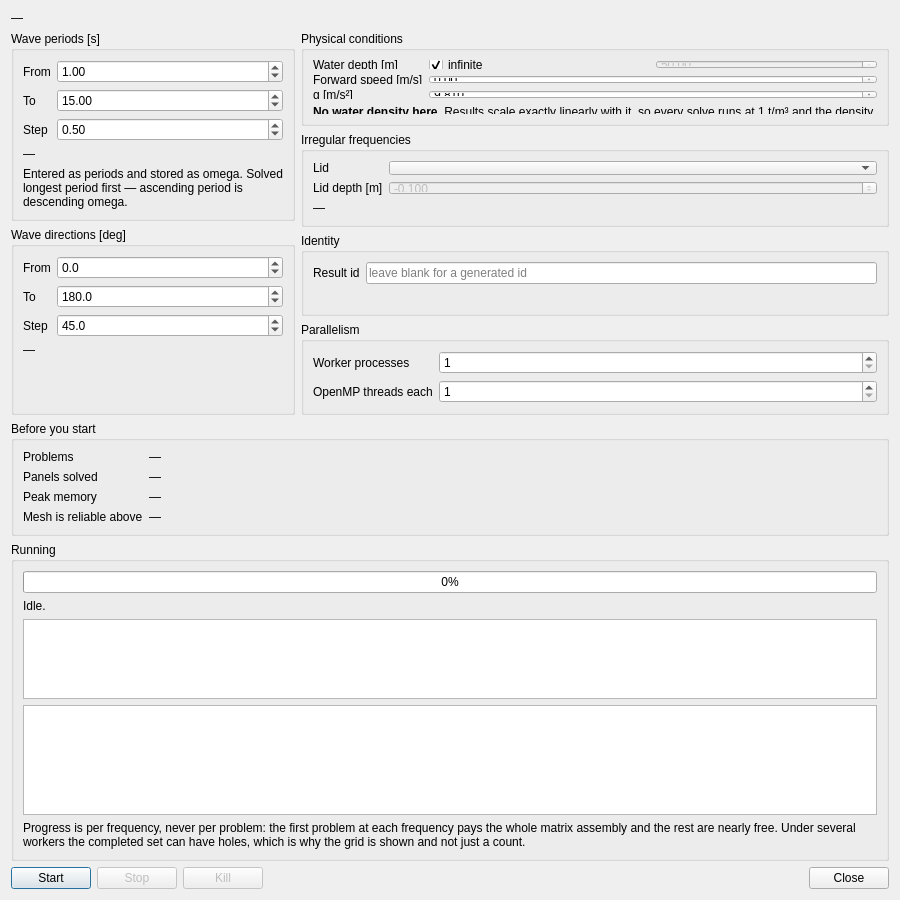
<?xml version="1.0" encoding="UTF-8"?>
<ui version="4.0">
 <class>DlgSolve</class>
 <widget class="QDialog" name="DlgSolve">
  <property name="geometry">
   <rect>
    <x>0</x>
    <y>0</y>
    <width>900</width>
    <height>720</height>
   </rect>
  </property>
  <property name="windowTitle">
   <string>Solve</string>
  </property>
  <layout class="QVBoxLayout" name="root">
   <item>
    <widget class="QLabel" name="lblHeading">
     <property name="text">
      <string>—</string>
     </property>
     <property name="wordWrap">
      <bool>true</bool>
     </property>
     <property name="textFormat">
      <enum>Qt::RichText</enum>
     </property>
    </widget>
   </item>
   <item>
    <layout class="QHBoxLayout" name="layoutColumns">
     <item>
      <layout class="QVBoxLayout" name="layoutLeft">
       <item>
        <widget class="QGroupBox" name="groupPeriods">
         <property name="title">
          <string>Wave periods [s]</string>
         </property>
         <layout class="QFormLayout" name="formPeriods">
          <item row="0" column="0">
           <widget class="QLabel" name="lblPeriodFromCaption">
            <property name="text">
             <string>From</string>
            </property>
           </widget>
          </item>
          <item row="0" column="1">
           <widget class="QDoubleSpinBox" name="spinPeriodFrom">
            <property name="decimals">
             <number>2</number>
            </property>
            <property name="minimum">
             <double>0.100000000000000</double>
            </property>
            <property name="maximum">
             <double>1000.000000000000000</double>
            </property>
            <property name="value">
             <double>1.000000000000000</double>
            </property>
           </widget>
          </item>
          <item row="1" column="0">
           <widget class="QLabel" name="lblPeriodToCaption">
            <property name="text">
             <string>To</string>
            </property>
           </widget>
          </item>
          <item row="1" column="1">
           <widget class="QDoubleSpinBox" name="spinPeriodTo">
            <property name="decimals">
             <number>2</number>
            </property>
            <property name="minimum">
             <double>0.100000000000000</double>
            </property>
            <property name="maximum">
             <double>1000.000000000000000</double>
            </property>
            <property name="value">
             <double>15.000000000000000</double>
            </property>
           </widget>
          </item>
          <item row="2" column="0">
           <widget class="QLabel" name="lblPeriodStepCaption">
            <property name="text">
             <string>Step</string>
            </property>
           </widget>
          </item>
          <item row="2" column="1">
           <widget class="QDoubleSpinBox" name="spinPeriodStep">
            <property name="decimals">
             <number>2</number>
            </property>
            <property name="minimum">
             <double>0.010000000000000</double>
            </property>
            <property name="maximum">
             <double>1000.000000000000000</double>
            </property>
            <property name="value">
             <double>0.500000000000000</double>
            </property>
           </widget>
          </item>
          <item row="3" column="0" colspan="2">
           <widget class="QLabel" name="lblPeriodList">
            <property name="text">
             <string>—</string>
            </property>
            <property name="wordWrap">
             <bool>true</bool>
            </property>
            <property name="textFormat">
             <enum>Qt::RichText</enum>
            </property>
           </widget>
          </item>
          <item row="4" column="0" colspan="2">
           <widget class="QLabel" name="lblPeriodHint">
            <property name="text">
             <string>Entered as periods and stored as omega. Solved longest period first — ascending period is descending omega.</string>
            </property>
            <property name="wordWrap">
             <bool>true</bool>
            </property>
           </widget>
          </item>
         </layout>
        </widget>
       </item>
       <item>
        <widget class="QGroupBox" name="groupDirections">
         <property name="title">
          <string>Wave directions [deg]</string>
         </property>
         <layout class="QFormLayout" name="formDirections">
          <item row="0" column="0">
           <widget class="QLabel" name="lblDirFromCaption">
            <property name="text">
             <string>From</string>
            </property>
           </widget>
          </item>
          <item row="0" column="1">
           <widget class="QDoubleSpinBox" name="spinDirFrom">
            <property name="decimals">
             <number>1</number>
            </property>
            <property name="minimum">
             <double>-360.000000000000000</double>
            </property>
            <property name="maximum">
             <double>360.000000000000000</double>
            </property>
            <property name="value">
             <double>0.000000000000000</double>
            </property>
           </widget>
          </item>
          <item row="1" column="0">
           <widget class="QLabel" name="lblDirToCaption">
            <property name="text">
             <string>To</string>
            </property>
           </widget>
          </item>
          <item row="1" column="1">
           <widget class="QDoubleSpinBox" name="spinDirTo">
            <property name="decimals">
             <number>1</number>
            </property>
            <property name="minimum">
             <double>-360.000000000000000</double>
            </property>
            <property name="maximum">
             <double>360.000000000000000</double>
            </property>
            <property name="value">
             <double>180.000000000000000</double>
            </property>
           </widget>
          </item>
          <item row="2" column="0">
           <widget class="QLabel" name="lblDirStepCaption">
            <property name="text">
             <string>Step</string>
            </property>
           </widget>
          </item>
          <item row="2" column="1">
           <widget class="QDoubleSpinBox" name="spinDirStep">
            <property name="decimals">
             <number>1</number>
            </property>
            <property name="minimum">
             <double>0.100000000000000</double>
            </property>
            <property name="maximum">
             <double>360.000000000000000</double>
            </property>
            <property name="value">
             <double>45.000000000000000</double>
            </property>
           </widget>
          </item>
          <item row="3" column="0" colspan="2">
           <widget class="QLabel" name="lblDirList">
            <property name="text">
             <string>—</string>
            </property>
            <property name="wordWrap">
             <bool>true</bool>
            </property>
            <property name="textFormat">
             <enum>Qt::RichText</enum>
            </property>
           </widget>
          </item>
         </layout>
        </widget>
       </item>
      </layout>
     </item>
     <item>
      <layout class="QVBoxLayout" name="layoutRight">
       <item>
        <widget class="QGroupBox" name="groupPhysical">
         <property name="title">
          <string>Physical conditions</string>
         </property>
         <layout class="QFormLayout" name="formPhysical">
          <item row="0" column="0">
           <widget class="QLabel" name="lblDepthCaption">
            <property name="text">
             <string>Water depth [m]</string>
            </property>
           </widget>
          </item>
          <item row="0" column="1">
           <layout class="QHBoxLayout" name="layoutDepth">
            <item>
             <widget class="QCheckBox" name="chkInfiniteDepth">
              <property name="text">
               <string>infinite</string>
              </property>
              <property name="checked">
               <bool>true</bool>
              </property>
             </widget>
            </item>
            <item>
             <widget class="QDoubleSpinBox" name="spinDepth">
              <property name="enabled">
               <bool>false</bool>
              </property>
              <property name="decimals">
               <number>2</number>
              </property>
              <property name="minimum">
               <double>0.100000000000000</double>
              </property>
              <property name="maximum">
               <double>100000.000000000000000</double>
              </property>
              <property name="value">
               <double>50.000000000000000</double>
              </property>
             </widget>
            </item>
           </layout>
          </item>
          <item row="1" column="0">
           <widget class="QLabel" name="lblSpeedCaption">
            <property name="text">
             <string>Forward speed [m/s]</string>
            </property>
           </widget>
          </item>
          <item row="1" column="1">
           <widget class="QDoubleSpinBox" name="spinSpeed">
            <property name="decimals">
             <number>2</number>
            </property>
            <property name="maximum">
             <double>100.000000000000000</double>
            </property>
           </widget>
          </item>
          <item row="2" column="0">
           <widget class="QLabel" name="lblGCaption">
            <property name="text">
             <string>g [m/s²]</string>
            </property>
           </widget>
          </item>
          <item row="2" column="1">
           <widget class="QDoubleSpinBox" name="spinG">
            <property name="decimals">
             <number>3</number>
            </property>
            <property name="minimum">
             <double>0.100000000000000</double>
            </property>
            <property name="maximum">
             <double>100.000000000000000</double>
            </property>
            <property name="singleStep">
             <double>0.010000000000000</double>
            </property>
            <property name="value">
             <double>9.810000000000000</double>
            </property>
           </widget>
          </item>
          <item row="3" column="0" colspan="2">
           <widget class="QLabel" name="lblDensityNote">
            <property name="text">
             <string>&lt;b&gt;No water density here.&lt;/b&gt; Results scale exactly linearly with it, so every solve runs at 1 t/m³ and the density is chosen when a database is delivered. One solve then serves salt water, fresh water and anything else.</string>
            </property>
            <property name="wordWrap">
             <bool>true</bool>
            </property>
            <property name="textFormat">
             <enum>Qt::RichText</enum>
            </property>
           </widget>
          </item>
         </layout>
        </widget>
       </item>
       <item>
        <widget class="QGroupBox" name="groupLid">
         <property name="title">
          <string>Irregular frequencies</string>
         </property>
         <layout class="QFormLayout" name="formLid">
          <item row="0" column="0">
           <widget class="QLabel" name="lblLidCaption">
            <property name="text">
             <string>Lid</string>
            </property>
           </widget>
          </item>
          <item row="0" column="1">
           <widget class="QComboBox" name="comboLid"/>
          </item>
          <item row="1" column="0">
           <widget class="QLabel" name="lblLidZCaption">
            <property name="text">
             <string>Lid depth [m]</string>
            </property>
           </widget>
          </item>
          <item row="1" column="1">
           <widget class="QDoubleSpinBox" name="spinLidZ">
            <property name="enabled">
             <bool>false</bool>
            </property>
            <property name="decimals">
             <number>3</number>
            </property>
            <property name="minimum">
             <double>-1000.000000000000000</double>
            </property>
            <property name="maximum">
             <double>0.000000000000000</double>
            </property>
            <property name="singleStep">
             <double>0.100000000000000</double>
            </property>
            <property name="value">
             <double>-0.100000000000000</double>
            </property>
           </widget>
          </item>
          <item row="2" column="0" colspan="2">
           <widget class="QLabel" name="lblLidInfo">
            <property name="text">
             <string>—</string>
            </property>
            <property name="wordWrap">
             <bool>true</bool>
            </property>
            <property name="textFormat">
             <enum>Qt::RichText</enum>
            </property>
           </widget>
          </item>
         </layout>
        </widget>
       </item>
       <item>
        <widget class="QGroupBox" name="groupIdentity">
         <property name="title">
          <string>Identity</string>
         </property>
         <layout class="QFormLayout" name="formIdentity">
          <item row="0" column="0">
           <widget class="QLabel" name="lblIdCaption">
            <property name="text">
             <string>Result id</string>
            </property>
           </widget>
          </item>
          <item row="0" column="1">
           <widget class="QLineEdit" name="editId">
            <property name="placeholderText">
             <string>leave blank for a generated id</string>
            </property>
           </widget>
          </item>
          <item row="1" column="0" colspan="2">
           <widget class="QLabel" name="lblIdProblem">
            <property name="text">
             <string/>
            </property>
            <property name="wordWrap">
             <bool>true</bool>
            </property>
            <property name="textFormat">
             <enum>Qt::RichText</enum>
            </property>
           </widget>
          </item>
         </layout>
        </widget>
       </item>
       <item>
        <widget class="QGroupBox" name="groupParallel">
         <property name="title">
          <string>Parallelism</string>
         </property>
         <layout class="QFormLayout" name="formParallel">
          <item row="0" column="0">
           <widget class="QLabel" name="lblWorkersCaption">
            <property name="text">
             <string>Worker processes</string>
            </property>
           </widget>
          </item>
          <item row="0" column="1">
           <widget class="QSpinBox" name="spinWorkers">
            <property name="minimum">
             <number>1</number>
            </property>
            <property name="maximum">
             <number>64</number>
            </property>
           </widget>
          </item>
          <item row="1" column="0">
           <widget class="QLabel" name="lblOmpCaption">
            <property name="text">
             <string>OpenMP threads each</string>
            </property>
           </widget>
          </item>
          <item row="1" column="1">
           <widget class="QSpinBox" name="spinOmp">
            <property name="minimum">
             <number>1</number>
            </property>
            <property name="maximum">
             <number>64</number>
            </property>
           </widget>
          </item>
         </layout>
        </widget>
       </item>
      </layout>
     </item>
    </layout>
   </item>
   <item>
    <widget class="QGroupBox" name="groupCost">
     <property name="title">
      <string>Before you start</string>
     </property>
     <layout class="QFormLayout" name="formCost">
      <item row="0" column="0">
       <widget class="QLabel" name="lblProblemsCaption">
        <property name="text">
         <string>Problems</string>
        </property>
       </widget>
      </item>
      <item row="0" column="1">
       <widget class="QLabel" name="lblCostProblems">
        <property name="text">
         <string>—</string>
        </property>
        <property name="textFormat">
         <enum>Qt::RichText</enum>
        </property>
       </widget>
      </item>
      <item row="1" column="0">
       <widget class="QLabel" name="lblPanelsCaption">
        <property name="text">
         <string>Panels solved</string>
        </property>
       </widget>
      </item>
      <item row="1" column="1">
       <widget class="QLabel" name="lblCostPanels">
        <property name="text">
         <string>—</string>
        </property>
        <property name="textFormat">
         <enum>Qt::RichText</enum>
        </property>
       </widget>
      </item>
      <item row="2" column="0">
       <widget class="QLabel" name="lblMemoryCaption">
        <property name="text">
         <string>Peak memory</string>
        </property>
       </widget>
      </item>
      <item row="2" column="1">
       <widget class="QLabel" name="lblCostMemory">
        <property name="text">
         <string>—</string>
        </property>
        <property name="textFormat">
         <enum>Qt::RichText</enum>
        </property>
       </widget>
      </item>
      <item row="3" column="0">
       <widget class="QLabel" name="lblReliableCaption">
        <property name="text">
         <string>Mesh is reliable above</string>
        </property>
       </widget>
      </item>
      <item row="3" column="1">
       <widget class="QLabel" name="lblCostReliable">
        <property name="text">
         <string>—</string>
        </property>
        <property name="wordWrap">
         <bool>true</bool>
        </property>
        <property name="textFormat">
         <enum>Qt::RichText</enum>
        </property>
       </widget>
      </item>
     </layout>
    </widget>
   </item>
   <item>
    <widget class="QGroupBox" name="groupRun">
     <property name="title">
      <string>Running</string>
     </property>
     <layout class="QVBoxLayout" name="layoutRun">
      <item>
       <widget class="QProgressBar" name="progressBar">
        <property name="value">
         <number>0</number>
        </property>
       </widget>
      </item>
      <item>
       <widget class="QLabel" name="lblProgress">
        <property name="text">
         <string>Idle.</string>
        </property>
        <property name="wordWrap">
         <bool>true</bool>
        </property>
        <property name="textFormat">
         <enum>Qt::RichText</enum>
        </property>
       </widget>
      </item>
      <item>
       <widget class="QListWidget" name="listGrid">
        <property name="maximumSize">
         <size>
          <width>16777215</width>
          <height>80</height>
         </size>
        </property>
        <property name="flow">
         <enum>QListView::LeftToRight</enum>
        </property>
        <property name="isWrapping" stdset="0">
         <bool>true</bool>
        </property>
        <property name="resizeMode">
         <enum>QListView::Adjust</enum>
        </property>
        <property name="selectionMode">
         <enum>QAbstractItemView::NoSelection</enum>
        </property>
       </widget>
      </item>
      <item>
       <widget class="QPlainTextEdit" name="textLog">
        <property name="maximumSize">
         <size>
          <width>16777215</width>
          <height>110</height>
         </size>
        </property>
        <property name="readOnly">
         <bool>true</bool>
        </property>
       </widget>
      </item>
      <item>
       <widget class="QLabel" name="lblProgressHint">
        <property name="text">
         <string>Progress is per frequency, never per problem: the first problem at each frequency pays the whole matrix assembly and the rest are nearly free. Under several workers the completed set can have holes, which is why the grid is shown and not just a count.</string>
        </property>
        <property name="wordWrap">
         <bool>true</bool>
        </property>
       </widget>
      </item>
     </layout>
    </widget>
   </item>
   <item>
    <layout class="QHBoxLayout" name="layoutButtons">
     <item>
      <widget class="QPushButton" name="btnStart">
       <property name="text">
        <string>Start</string>
       </property>
       <property name="default">
        <bool>true</bool>
       </property>
      </widget>
     </item>
     <item>
      <widget class="QPushButton" name="btnStop">
       <property name="enabled">
        <bool>false</bool>
       </property>
       <property name="text">
        <string>Stop</string>
       </property>
      </widget>
     </item>
     <item>
      <widget class="QPushButton" name="btnKill">
       <property name="enabled">
        <bool>false</bool>
       </property>
       <property name="text">
        <string>Kill</string>
       </property>
      </widget>
     </item>
     <item>
      <spacer name="spacerButtons">
       <property name="orientation">
        <enum>Qt::Horizontal</enum>
       </property>
       <property name="sizeHint" stdset="0">
        <size>
         <width>40</width>
         <height>20</height>
        </size>
       </property>
      </spacer>
     </item>
     <item>
      <widget class="QPushButton" name="btnClose">
       <property name="text">
        <string>Close</string>
       </property>
      </widget>
     </item>
    </layout>
   </item>
  </layout>
 </widget>
 <resources/>
 <connections/>
</ui>
